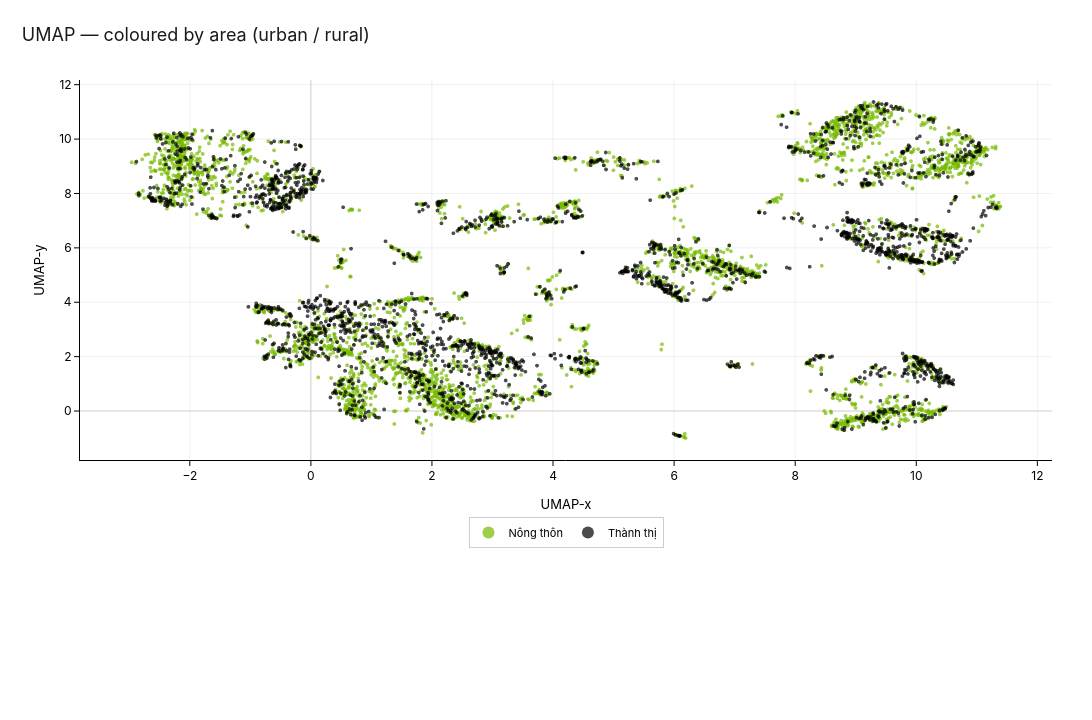

The notebook cell saved with this chart:
### Code cell
fig = _scatter('area', 'UMAP — coloured by area (urban / rural)')
save_figure(fig, '05_umap_by_area', out_dir=OUT_DIR,
             width=EMBED_FIG_W, height=EMBED_FIG_H)
fig.show()

### Figure 1 — Plotly figure (JSON) as saved in the notebook; plotly's stock layout.template omitted (floating-point values rounded to 4 significant figures; data arrays with more than 128 entries replaced by an {"elided": "..."} marker saying what was removed)
{"data": [{"customdata": {"elided": "3619x4 str values"}, "hovertemplate": "occupation=%{customdata[0]}<br>region=%{customdata[1]}<br>education_level=%{customdata[2]}<extra></extra>", "legendgroup": "Nông thôn", "marker": {"color": "#76B900", "line": {"width": 0}, "opacity": 0.7, "size": 4, "symbol": "circle"}, "mode": "markers", "name": "Nông thôn", "showlegend": true, "type": "scattergl", "x": {"elided": "3619 float values"}, "xaxis": "x", "y": {"elided": "3619 float values"}, "yaxis": "y"}, {"customdata": {"elided": "2381x4 str values"}, "hovertemplate": "occupation=%{customdata[0]}<br>region=%{customdata[1]}<br>education_level=%{customdata[2]}<extra></extra>", "legendgroup": "Thành thị", "marker": {"color": "#000000", "line": {"width": 0}, "opacity": 0.7, "size": 4, "symbol": "circle"}, "mode": "markers", "name": "Thành thị", "showlegend": true, "type": "scattergl", "x": {"elided": "2381 float values"}, "xaxis": "x", "y": {"elided": "2381 float values"}, "yaxis": "y"}], "layout": {"colorway": ["#76B900", "#000000", "#888888", "#B5D88A", "#444444", "#CCCCCC"], "font": {"color": "#000000", "family": "NVIDIA Sans, NVIDIASans, NVIDIA, Inter, Helvetica Neue, Helvetica, Arial, sans-serif", "size": 13}, "height": 720, "hoverlabel": {"bgcolor": "#000000", "bordercolor": "#76B900", "font": {"color": "#FFFFFF", "family": "NVIDIA Sans, NVIDIASans, NVIDIA, Inter, Helvetica Neue, Helvetica, Arial, sans-serif", "size": 12}}, "legend": {"bgcolor": "rgba(255,255,255,0.92)", "bordercolor": "#CCCCCC", "borderwidth": 1, "font": {"color": "#000000", "family": "NVIDIA Sans, NVIDIASans, NVIDIA, Inter, Helvetica Neue, Helvetica, Arial, sans-serif", "size": 11}, "itemsizing": "constant", "orientation": "h", "title": {"text": ""}, "tracegroupgap": 4, "x": 0.5, "xanchor": "center", "y": -0.15, "yanchor": "top"}, "margin": {"b": 260, "l": 80, "r": 40, "t": 80}, "paper_bgcolor": "#FFFFFF", "plot_bgcolor": "#FFFFFF", "title": {"font": {"color": "#1A1A1A", "family": "NVIDIA Sans, NVIDIASans, NVIDIA, Inter, Helvetica Neue, Helvetica, Arial, sans-serif", "size": 18}, "text": "UMAP — coloured by area (urban / rural)", "x": 0.02, "xanchor": "left", "y": 0.96}, "width": 1100, "xaxis": {"anchor": "y", "automargin": true, "domain": [0.0, 1.0], "gridcolor": "rgba(0,0,0,0.06)", "linecolor": "#000000", "linewidth": 1, "mirror": false, "showgrid": true, "showline": true, "tickcolor": "#000000", "tickfont": {"color": "#000000", "family": "NVIDIA Sans, NVIDIASans, NVIDIA, Inter, Helvetica Neue, Helvetica, Arial, sans-serif", "size": 12}, "ticks": "outside", "title": {"font": {"color": "#000000", "family": "NVIDIA Sans, NVIDIASans, NVIDIA, Inter, Helvetica Neue, Helvetica, Arial, sans-serif", "size": 13}, "text": "UMAP-x"}, "zeroline": true, "zerolinecolor": "#CCCCCC"}, "yaxis": {"anchor": "x", "automargin": true, "domain": [0.0, 1.0], "gridcolor": "rgba(0,0,0,0.06)", "linecolor": "#000000", "linewidth": 1, "mirror": false, "showgrid": true, "showline": true, "tickcolor": "#000000", "tickfont": {"color": "#000000", "family": "NVIDIA Sans, NVIDIASans, NVIDIA, Inter, Helvetica Neue, Helvetica, Arial, sans-serif", "size": 12}, "ticks": "outside", "title": {"font": {"color": "#000000", "family": "NVIDIA Sans, NVIDIASans, NVIDIA, Inter, Helvetica Neue, Helvetica, Arial, sans-serif", "size": 13}, "text": "UMAP-y"}, "zeroline": true, "zerolinecolor": "#CCCCCC"}}}
